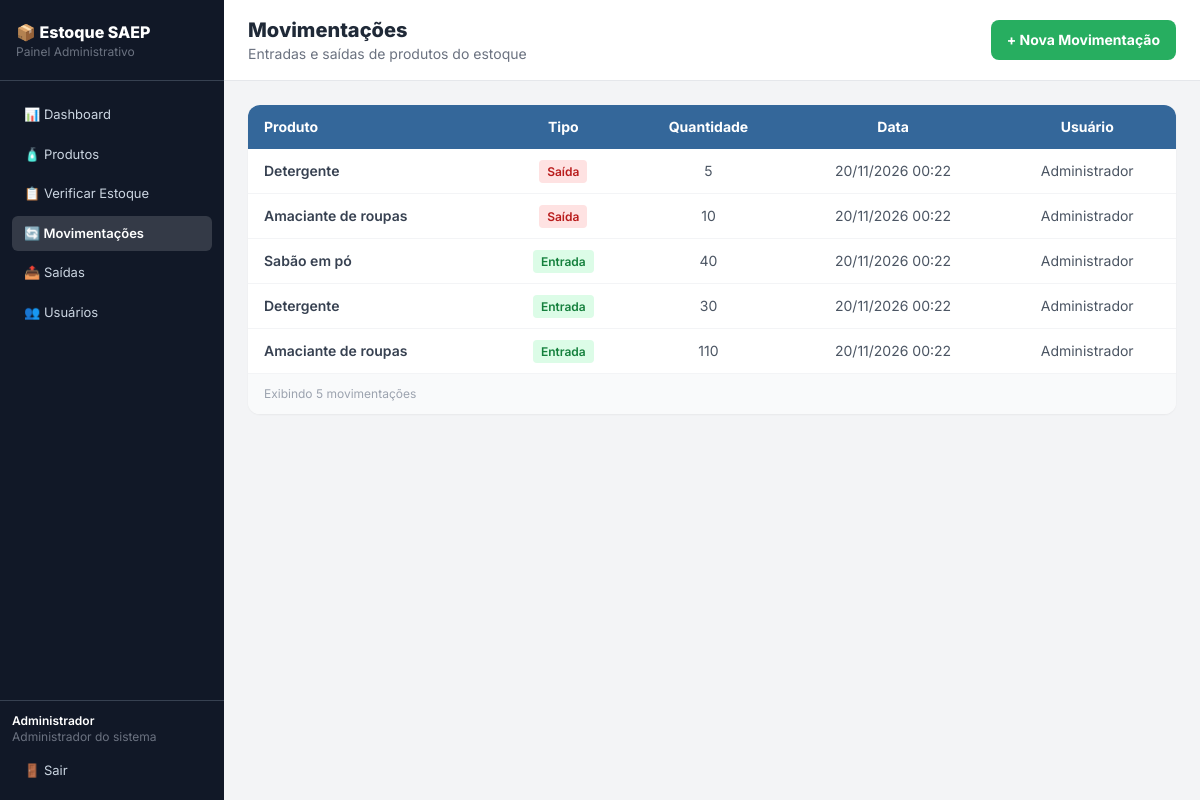
The page /movimentacoes.php (signed in) on the database its author committed.
### tables this page shows
CREATE TABLE `user` (
    id_user INT AUTO_INCREMENT NOT NULL PRIMARY KEY,
    nome VARCHAR(100) NOT NULL,
    login VARCHAR(50) NOT NULL UNIQUE,
    senha_hash VARCHAR(255) NOT NULL,
    perfil VARCHAR(10) NOT NULL DEFAULT 'OPERADOR' CHECK (perfil IN ('ADMIN', 'OPERADOR')),
    ativo TINYINT(1) NOT NULL DEFAULT 1
);

CREATE TABLE movimentacao (
    id_movimentacao INT AUTO_INCREMENT NOT NULL PRIMARY KEY,
    tipo VARCHAR(10) NOT NULL CHECK (tipo IN ('ENTRADA', 'SAIDA')),
    quantidade INTEGER NOT NULL CHECK (quantidade > 0),
    id_produto INTEGER NOT NULL,
    datetime_movimentacao DATETIME NOT NULL,
    id_user INTEGER NOT NULL,
    FOREIGN KEY (id_produto) REFERENCES produto(id_produto),
    FOREIGN KEY (id_user) REFERENCES `user`(id_user)
);

CREATE TABLE produto (
    id_produto INT AUTO_INCREMENT NOT NULL PRIMARY KEY,
    nome VARCHAR(100) NOT NULL,
    quantidade_estoque INTEGER NOT NULL DEFAULT 0 CHECK (quantidade_estoque >= 0),
    valor_unitario NUMERIC(10,2) NOT NULL,
    data_cadastro DATE NOT NULL DEFAULT (CURRENT_DATE)
);

### includes/auth.php (called while the page is built, shortened)
<?php
require_once __DIR__ . '/../conexao.php';
function usuario_logado() {
    return $_SESSION['usuario'] ?? null;
}
function eh_admin() {
    $u = usuario_logado();
    return $u && $u['perfil'] === PERFIL_ADMIN;
}
function exigir_login() {
    global $pdo;
    $u = usuario_logado();
    if ($u) {
        $st = $pdo->prepare("SELECT id_user, nome, login, perfil FROM `user` WHERE id_user = ? AND ativo = 1");
        $st->execute([$u['id_user']]);
        $atual = $st->fetch();
        if ($atual) {
            return;
        }
    }
    exit;
}

### movimentacoes.php (the view, shortened to what this page needs)
<?php
require_once __DIR__ . '/includes/auth.php';
exigir_login();
require_once __DIR__ . '/includes/menu.php';
$sql = "SELECT m.*, p.nome AS produto, u.nome AS usuario
        FROM movimentacao m
        JOIN produto p ON p.id_produto = m.id_produto
        LEFT JOIN `user` u ON u.id_user = m.id_user
        ORDER BY m.id_movimentacao DESC";
$movimentacoes = $pdo->query($sql)->fetchAll();
?>
    <main class="flex-1 flex flex-col">
        <div class="bg-white border-b border-gray-200 px-6 py-4 flex items-center justify-between">
            <div>
                <h1 class="text-xl font-extrabold text-gray-800">Movimentações</h1>
                <p class="text-sm text-gray-500">Entradas e saídas de produtos do estoque</p>
            </div>
            <a href="movimentacao_form.php" class="bg-senai-green text-white font-bold px-4 py-2.5 rounded-lg text-sm hover:bg-green-600 transition flex items-center gap-2">
                + Nova Movimentação
            </a>
        </div>
        <div class="p-6 flex-1">
            <div class="bg-white rounded-xl shadow-sm overflow-hidden">
                <table class="w-full text-sm">
                    <thead class="bg-senai-blue text-white">
                        <tr>
                            <th class="px-4 py-3 text-left">Produto</th>
                            <th class="px-4 py-3 text-center">Tipo</th>
                            <th class="px-4 py-3 text-center">Quantidade</th>
                            <th class="px-4 py-3 text-center">Data</th>
                            <th class="px-4 py-3 text-center">Usuário</th>
                                                    </tr>
                    </thead>
                    <tbody class="divide-y divide-gray-100">
                    <?php foreach ($movimentacoes as $m): ?>
                        <tr class="hover:bg-gray-50 transition">
                            <td class="px-4 py-3 text-gray-700 font-semibold"><?= htmlspecialchars($m["produto"]) ?></td>
                            <td class="px-4 py-3 text-center">
                                <?php if ($m["tipo"] == "ENTRADA"): ?>
                                    <span class="bg-green-100 text-green-700 text-xs font-semibold px-2 py-1 rounded">Entrada</span>
                                <?php else: ?>
                                    <span class="bg-red-100 text-red-700 text-xs font-semibold px-2 py-1 rounded">Saída</span>
                                <?php endif; ?>
                            </td>
                            <td class="px-4 py-3 text-center text-gray-600"><?= $m["quantidade"] ?></td>
                            <td class="px-4 py-3 text-center text-gray-600"><?= date("d/m/Y H:i", strtotime($m["datetime_movimentacao"])) ?></td>
                            <td class="px-4 py-3 text-center text-gray-600"><?= htmlspecialchars($m["usuario"] ?? "-") ?></td>
                        </tr>
                    <?php endforeach; ?>
                    </tbody>
                </table>
                <div class="border-t border-gray-100 px-4 py-3 bg-gray-50">
                    <p class="text-xs text-gray-400">Exibindo <?= count($movimentacoes) ?> movimentações</p>
                </div>
            </div>
        </div>
    </main>
</body>
</html>

### includes/menu.php (shortened to what this page needs)
<?php
$pagina = basename($_SERVER['PHP_SELF']);
$ativo = function ($prefixo) use ($pagina) {
    return strpos($pagina, $prefixo) === 0 ? 'active' : '';
};
?>
<!DOCTYPE html>
<html lang="pt-BR">
<head>
    <script src="https://cdn.tailwindcss.com"></script>
</head>
<body class="bg-gray-100 min-h-screen flex">
    <aside class="w-56 bg-gray-900 min-h-screen flex flex-col flex-shrink-0">
        <div class="px-4 py-5 border-b border-gray-700"><p class="text-white font-extrabold text-base">📦 Estoque SAEP</p><p class="text-gray-500 text-xs"><?= eh_admin() ? "Painel Administrativo" : "Painel do Almoxarifado" ?></p></div>
        <nav class="flex-1 p-3 space-y-1 pt-4">
            <a href="index.php"         class="nav-link <?= $ativo('index') ?>">📊 Dashboard</a>
            <a href="produtos.php"      class="nav-link <?= $ativo('produto') ?>">🧴 Produtos</a>
            <a href="estoque.php"       class="nav-link <?= $ativo('estoque') ?>">📋 Verificar Estoque</a>
            <a href="movimentacoes.php" class="nav-link <?= $ativo('movimentac') ?>">🔄 Movimentações</a>
            <a href="saidas.php"        class="nav-link <?= $ativo('saidas') ?>">📤 Saídas</a>
            <?php if (eh_admin()): ?>
            <a href="usuarios.php"      class="nav-link <?= $ativo('usuario') ?>">👥 Usuários</a>
            <?php endif; ?>
        </nav>
        <?php $u = usuario_logado(); if ($u): ?>
        <div class="p-3 border-t border-gray-700">
            <p class="text-white text-xs font-semibold truncate"><?= htmlspecialchars($u["nome"]) ?></p>
            <p class="text-gray-500 text-xs mb-2"><?= htmlspecialchars(PERFIS[$u["perfil"]] ?? $u["perfil"]) ?></p>
            <a href="logout.php" class="nav-link">🚪 Sair</a>
        </div>
        <?php endif; ?>
    </aside>

### includes/menu.php (style rules this page uses)
body { font-family: 'Inter', sans-serif; }
.nav-link { display:flex; align-items:center; gap:8px; padding:8px 12px; border-radius:6px; font-size:13px; cursor:pointer; transition:background .15s; color:#cbd5e1; }
.nav-link.active { background:rgba(255,255,255,.15); color:#fff; font-weight:600; }

### rows shown on the page
user: nome "Administrador", perfil "Administrador do sistema"
movimentacao: id_produto.nome "Detergente", tipo "Saída", quantidade "5", datetime_movimentacao "20/11/2026 00:22", id_user.nome "Administrador"
movimentacao: id_produto.nome "Amaciante de roupas", tipo "Saída", quantidade "10", datetime_movimentacao "20/11/2026 00:22", id_user.nome "Administrador"
movimentacao: id_produto.nome "Sabão em pó", tipo "Entrada", quantidade "40", datetime_movimentacao "20/11/2026 00:22", id_user.nome "Administrador"
movimentacao: id_produto.nome "Detergente", tipo "Entrada", quantidade "30", datetime_movimentacao "20/11/2026 00:22", id_user.nome "Administrador"
movimentacao: id_produto.nome "Amaciante de roupas", tipo "Entrada", quantidade "110", datetime_movimentacao "20/11/2026 00:22", id_user.nome "Administrador"

### other values the page prints
count($movimentacoes) "5"
